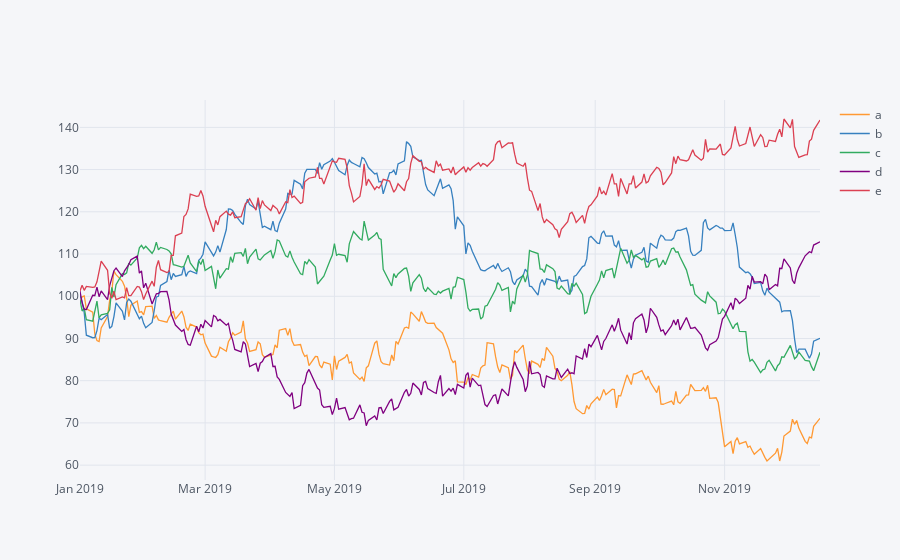

Notebook source saved alongside this figure:
### Code cell
plyo.iplot( #This makes use of the offline (notebook mode) capabilities of,→plotly.
       df.iplot(asFigure=True), #The df.iplot() method is called with parameter,→asFigure=True to allow for local plottingand

         #      embedding.
        # image='png', #The image option provides in addition a static,→bitmap version of the plot.
       filename='ply_01' #The filename for the bitmap to be saved is specified,→(the file type extension is added automatically).
)

### Figure 1 — Plotly figure (JSON) as saved in the notebook; plotly's stock layout.template omitted (floating-point values rounded to 4 significant figures; data arrays with more than 128 entries replaced by an {"elided": "..."} marker saying what was removed)
{"data": [{"line": {"color": "rgba(255, 153, 51, 1.0)", "dash": "solid", "shape": "linear", "width": 1.3}, "mode": "lines", "name": "a", "text": "", "type": "scatter", "uid": "35a9a572-26dc-4fe6-ab5a-4ca5210befbd", "x": {"elided": "250 str values"}, "y": {"elided": "250 float values"}}, {"line": {"color": "rgba(55, 128, 191, 1.0)", "dash": "solid", "shape": "linear", "width": 1.3}, "mode": "lines", "name": "b", "text": "", "type": "scatter", "uid": "17b318b7-91ed-4280-b14d-0fb9057f7292", "x": {"elided": "250 str values"}, "y": {"elided": "250 float values"}}, {"line": {"color": "rgba(50, 171, 96, 1.0)", "dash": "solid", "shape": "linear", "width": 1.3}, "mode": "lines", "name": "c", "text": "", "type": "scatter", "uid": "a48f1002-c722-4549-981d-00cb48c05810", "x": {"elided": "250 str values"}, "y": {"elided": "250 float values"}}, {"line": {"color": "rgba(128, 0, 128, 1.0)", "dash": "solid", "shape": "linear", "width": 1.3}, "mode": "lines", "name": "d", "text": "", "type": "scatter", "uid": "15fccff3-04da-4752-91fc-f0a125059d90", "x": {"elided": "250 str values"}, "y": {"elided": "250 float values"}}, {"line": {"color": "rgba(219, 64, 82, 1.0)", "dash": "solid", "shape": "linear", "width": 1.3}, "mode": "lines", "name": "e", "text": "", "type": "scatter", "uid": "c6ca8c99-5140-4c0f-85cc-c68a53f42fa0", "x": {"elided": "250 str values"}, "y": {"elided": "250 float values"}}], "layout": {"legend": {"bgcolor": "#F5F6F9", "font": {"color": "#4D5663"}}, "paper_bgcolor": "#F5F6F9", "plot_bgcolor": "#F5F6F9", "title": {"font": {"color": "#4D5663"}}, "xaxis": {"gridcolor": "#E1E5ED", "showgrid": true, "tickfont": {"color": "#4D5663"}, "title": {"font": {"color": "#4D5663"}, "text": ""}, "zerolinecolor": "#E1E5ED"}, "yaxis": {"gridcolor": "#E1E5ED", "showgrid": true, "tickfont": {"color": "#4D5663"}, "title": {"font": {"color": "#4D5663"}, "text": ""}, "zerolinecolor": "#E1E5ED"}}}
